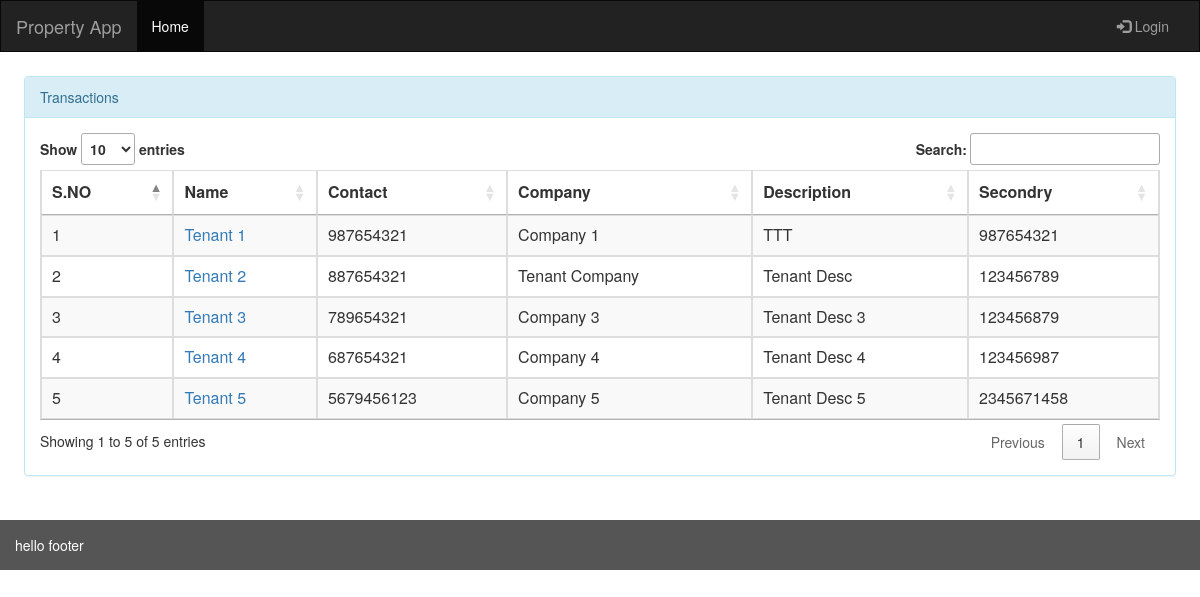
The page /rent/tenants on the database as committed earlier.
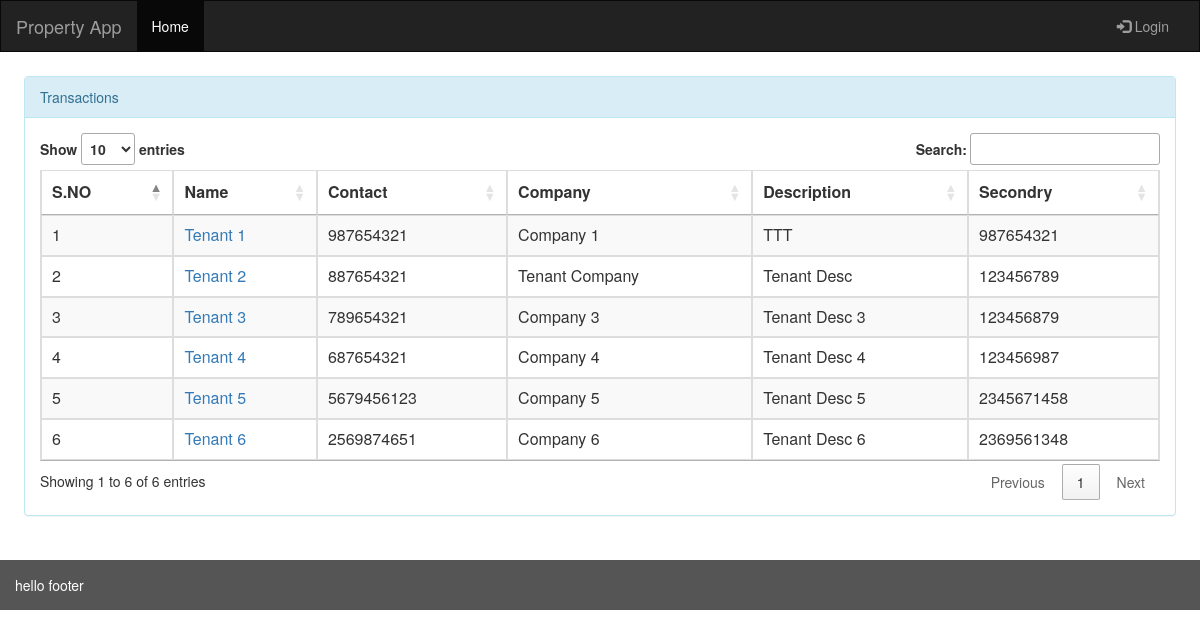
The same page on the database as committed later.
### rent/models.py (models this page shows)
class Tenant(models.Model):
    tenant_id =  models.AutoField(primary_key=True)
    tenant_name =  models.CharField(max_length=250)
    tenant_company =  models.CharField(max_length=250)
    tenant_description = models.CharField(max_length=500)
    tenant_joindate = models.DateField()
    tenant_contact = models.IntegerField(unique=True)
    tenant_secondry = models.IntegerField(unique=True)
    timestamp = models.DateTimeField(auto_now=True)

### rent/views.py (the view)
# urls.py: path('tenants', views.tenants_list, name='tenants'),
def tenants_list(request):
    tenant = Tenant.objects.all()
    return render(request,'rent/tenant_list.html',{'tenant_list':tenant})

### rent/templates/rent/tenant_list.html
{% extends 'base.html' %}
{% block content %}
<div class="panel panel-info">
    <div class="panel-heading">Transactions</div>
    <div class="panel-body">
        <table class="table table-striped table-bordered data_table" width="100%" cellspacing="0">
            <thead>
                <tr>
                    <th>S.NO</th>
                    <th>Name</th>
                    <th>Contact</th>
                    <th>Company</th>
                    <th>Description</th>
                    <th>Secondry</th>
                </tr>
            </thead>
            <tbody>
                {% for item in tenant_list %}
                    <tr>
                        <td>{{forloop.counter}}</td>
                        <td><a href="{% url 'tenant_details' item.tenant_id %}">{{item.tenant_name|title}}</a></td>
                        <td>{{item.tenant_contact}}</td>
                        <td>{{item.tenant_company}}</td>
                        <td>{{item.tenant_description}}</td>
                        <td>{{item.tenant_secondry}}</td>
                    </tr>
                {% endfor %}
            </tbody>
        </table>
    </div>
</div>
{% endblock %}

Rows that differ between the two databases and show on the page:
added Tenant: tenant_name "Tenant 6", tenant_contact "2569874651", tenant_company "Company 6", tenant_description "Tenant Desc 6", tenant_secondry "2369561348"
Other text that changed with them:
text written by a page script: "Show entries Search: Showing 1 to 5 of 5 entries Previous 1 Next" → "Show entries Search: Showing 1 to 6 of 6 entries Previous 1 Next"
